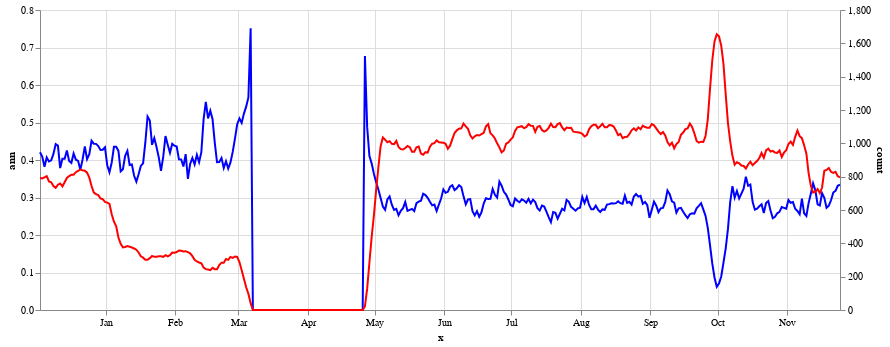

The notebook cell this image was saved under:
### Code cell
base = alt.Chart(min_dist_df).encode(
    alt.X('x',
        axis=alt.Axis(format='%b'),
        scale=alt.Scale(zero=False)
    )
)
line_count = base.mark_line(color='blue').encode(
    y='ann'
)
line =  base.mark_line(color='red').encode(
    y='count',
)
alt.layer(
    line_count,
    line
).resolve_scale(
    y='independent'
).properties(
    width=800,
    height=300
)

### Figure 1 — Vega-Lite specification as saved in the notebook (floating-point values rounded to 4 significant figures; data arrays with more than 128 entries replaced by an {"elided": "..."} marker saying what was removed)
{"$schema": "https://vega.github.io/schema/vega-lite/v2.6.0.json", "config": {"view": {"height": 300, "width": 400}}, "datasets": {"data-80f8d679a46ab5d90fef5e3c834f4519": {"elided": "358 records"}}, "height": 300, "layer": [{"data": {"name": "data-80f8d679a46ab5d90fef5e3c834f4519"}, "encoding": {"x": {"axis": {"format": "%b"}, "field": "x", "scale": {"zero": false}, "type": "temporal"}, "y": {"field": "ann", "type": "quantitative"}}, "mark": {"color": "blue", "type": "line"}}, {"data": {"name": "data-80f8d679a46ab5d90fef5e3c834f4519"}, "encoding": {"x": {"axis": {"format": "%b"}, "field": "x", "scale": {"zero": false}, "type": "temporal"}, "y": {"field": "count", "type": "quantitative"}}, "mark": {"color": "red", "type": "line"}}], "resolve": {"scale": {"x": "shared", "y": "independent"}}, "width": 800}
